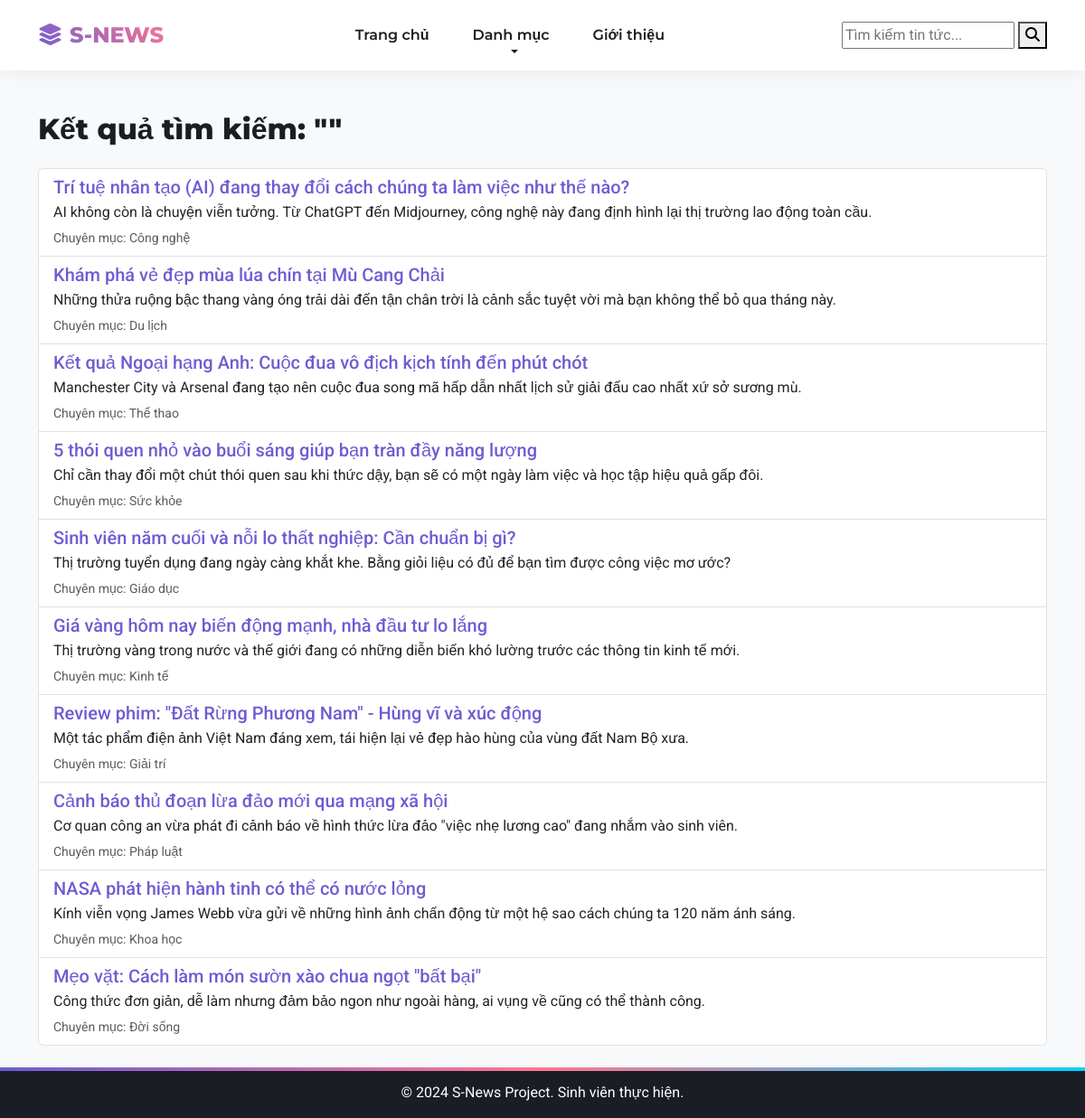
The page /pages/search.php on the database as committed earlier.
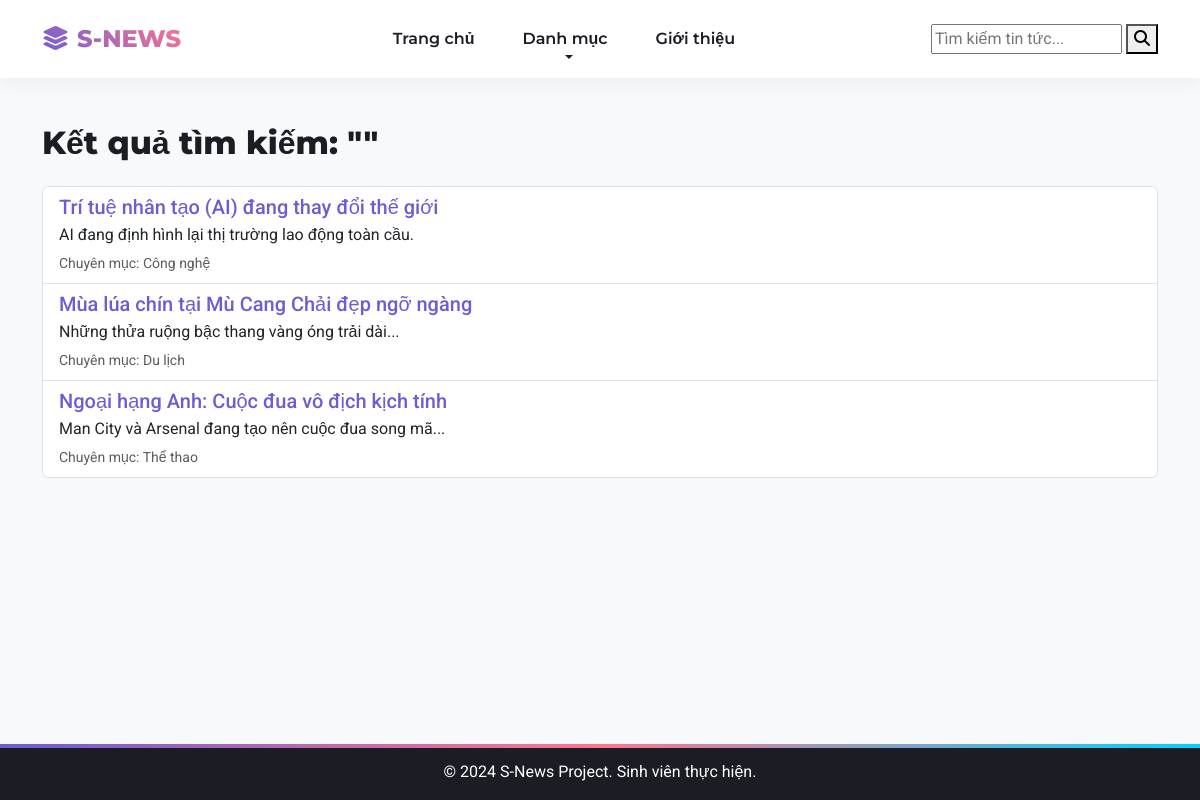
The same page on the database as committed later.
### tables this page shows
CREATE TABLE articles (
    id INT AUTO_INCREMENT PRIMARY KEY,
    title VARCHAR(255) NOT NULL,
    summary TEXT,
    content LONGTEXT,
    image_url VARCHAR(255),
    category VARCHAR(50) DEFAULT 'Tin tức',  
    views INT DEFAULT 0,
    likes INT DEFAULT 0,
    created_at TIMESTAMP DEFAULT CURRENT_TIMESTAMP
);

### classes/Database.php (called while the page is built, shortened)
<?php
class Database {
    private $host = "localhost";
    private $db_name = "s_news_db";
    private $username = "root";
    private $password = "";
    public function getConnection() {
        $this->conn = null;
        try {
            $this->conn = new PDO("mysql:host=" . $this->host . ";dbname=" . $this->db_name, $this->username, $this->password);
            $this->conn->exec("set names utf8mb4");
            $this->conn->setAttribute(PDO::ATTR_ERRMODE, PDO::ERRMODE_EXCEPTION);
        } catch(PDOException $exception) {
            echo "Loi ket noi: " . $exception->getMessage();
        }
        return $this->conn;
    }
}
?>

### pages/search.php (the view)
<?php
require_once '../classes/BasePage.php';
class SearchPage extends BasePage {
    protected function renderBody() {
        $keyword = isset($_GET['keyword']) ? $_GET['keyword'] : '';
        echo '<h2 class="mb-4">Kết quả tìm kiếm: "<span class="text-danger">'.htmlspecialchars($keyword).'</span>"</h2>';
        $query = "SELECT * FROM articles WHERE title LIKE :key OR summary LIKE :key";
        $stmt = $this->db->prepare($query);
        $stmt->execute([':key' => "%$keyword%"]);
        if ($stmt->rowCount() > 0) {
            echo '<div class="list-group">';
            while ($row = $stmt->fetch(PDO::FETCH_ASSOC)) {
                echo '<a href="detail.php?id='.$row['id'].'" class="list-group-item list-group-item-action">';
                echo '<h5 class="mb-1 text-primary">'.$row['title'].'</h5>';
                echo '<p class="mb-1">'.$row['summary'].'</p>';
                echo '<small class="text-muted">Chuyên mục: '.$row['category'].'</small>';
                echo '</a>';
            }
            echo '</div>';
        } else {
            echo '<div class="alert alert-warning">Không tìm thấy bài viết nào.</div>';
        }
    }
}
$page = new SearchPage("Tìm kiếm");
$page->render();
?>

Rows that differ between the two databases and show on the page:
removed articles: title "5 thói quen nhỏ vào buổi sáng giúp bạn tràn đầy năng lượng", summary "Chỉ cần thay đổi một chút thói quen sau khi thức dậy, bạn sẽ có một ngày làm việc và học tập hiệu quả gấp đôi.", category "Sức khỏe"
removed articles: title "Sinh viên năm cuối và nỗi lo thất nghiệp: Cần chuẩn bị gì?", summary "Thị trường tuyển dụng đang ngày càng khắt khe. Bằng giỏi liệu có đủ để bạn tìm được công việc mơ ước?", category "Giáo dục"
removed articles: title "Giá vàng hôm nay biến động mạnh, nhà đầu tư lo lắng", summary "Thị trường vàng trong nước và thế giới đang có những diễn biến khó lường trước các thông tin kinh tế mới.", category "Kinh tế"
removed articles: title "Review phim: \"Đất Rừng Phương Nam\" - Hùng vĩ và xúc động", summary "Một tác phẩm điện ảnh Việt Nam đáng xem, tái hiện lại vẻ đẹp hào hùng của vùng đất Nam Bộ xưa.", category "Giải trí"
removed articles: title "Cảnh báo thủ đoạn lừa đảo mới qua mạng xã hội", summary "Cơ quan công an vừa phát đi cảnh báo về hình thức lừa đảo \"việc nhẹ lương cao\" đang nhắm vào sinh viên.", category "Pháp luật"
removed articles: title "NASA phát hiện hành tinh có thể có nước lỏng", summary "Kính viễn vọng James Webb vừa gửi về những hình ảnh chấn động từ một hệ sao cách chúng ta 120 năm ánh sáng.", category "Khoa học"
removed articles: title "Mẹo vặt: Cách làm món sườn xào chua ngọt \"bất bại\"", summary "Công thức đơn giản, dễ làm nhưng đảm bảo ngon như ngoài hàng, ai vụng về cũng có thể thành công.", category "Đời sống"
changed articles "Công nghệ": title "Trí tuệ nhân tạo (AI) đang thay đổi cách chúng ta làm việc như thế nào?" → "Trí tuệ nhân tạo (AI) đang thay đổi thế giới"; summary "AI không còn là chuyện viễn tưởng. Từ ChatGPT đến Midjourney, công nghệ này đang định hình lại thị trường lao động toàn cầu." → "AI đang định hình lại thị trường lao động toàn cầu."
changed articles "Du lịch": title "Khám phá vẻ đẹp mùa lúa chín tại Mù Cang Chải" → "Mùa lúa chín tại Mù Cang Chải đẹp ngỡ ngàng"; summary "Những thửa ruộng bậc thang vàng óng trải dài đến tận chân trời là cảnh sắc tuyệt vời mà bạn không thể bỏ qua tháng này." → "Những thửa ruộng bậc thang vàng óng trải dài..."
changed articles "Thể thao": title "Kết quả Ngoại hạng Anh: Cuộc đua vô địch kịch tính đến phút chót" → "Ngoại hạng Anh: Cuộc đua vô địch kịch tính"; summary "Manchester City và Arsenal đang tạo nên cuộc đua song mã hấp dẫn nhất lịch sử giải đấu cao nhất xứ sở sương mù." → "Man City và Arsenal đang tạo nên cuộc đua song mã..."
